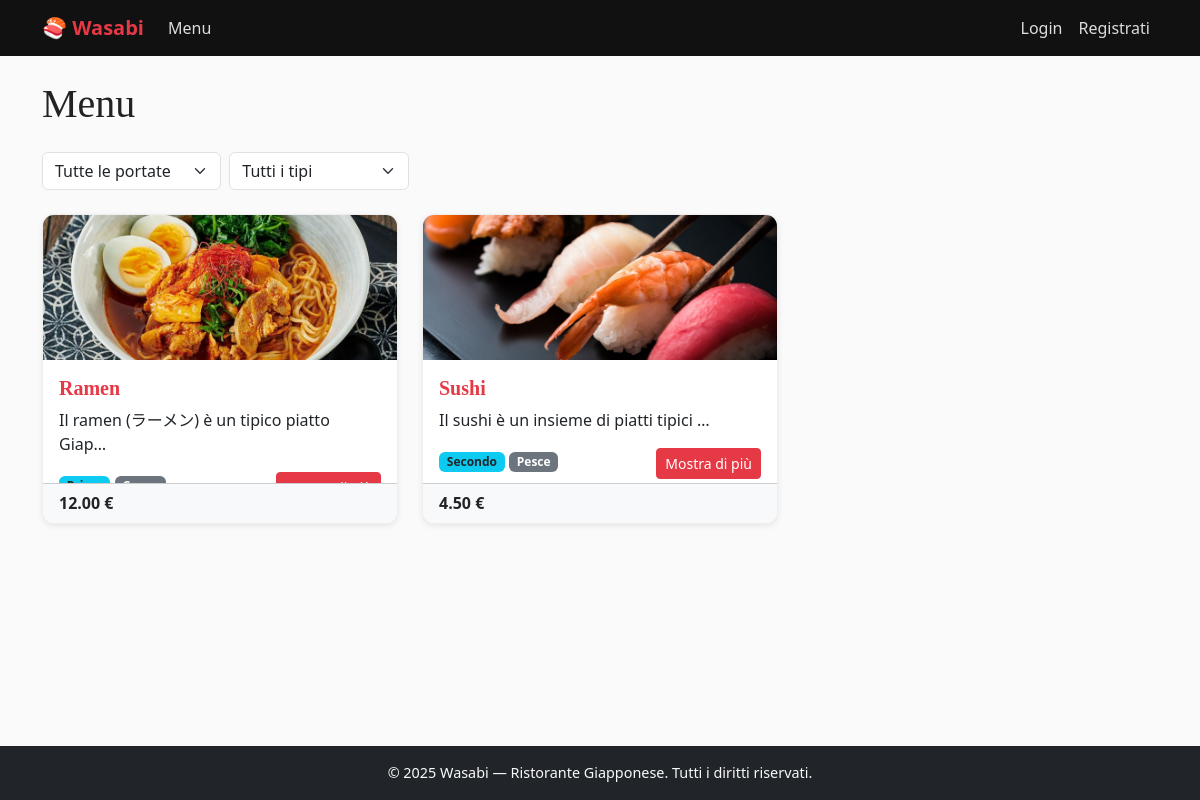
Page /takeaway/piatti/ on the committed database.
### takeaway/models.py (models this page shows, shortened)
class Piatto(models.Model):
    PORTATA_CHOICES = [
        ('antipasto', 'Antipasto'),
        ('primo', 'Primo'),
        ('secondo', 'Secondo'),
        ('dessert', 'Dessert'),
    ]
    INGREDIENTI_CHOICES = [
        ('carne', 'Carne'),
        ('pesce', 'Pesce'),
        ('vegano', 'Vegano'),
        ('vegetariano', 'Vegetariano'),
    ]
    nome = models.CharField(max_length=100)
    descrizione = models.TextField()
    prezzo = models.DecimalField(max_digits=6, decimal_places=2)
    portata = models.CharField(max_length=20, choices=PORTATA_CHOICES, default='primo')
    ingredienti = models.CharField(max_length=20, choices=INGREDIENTI_CHOICES, default='carne')
    foto = models.ImageField(upload_to='piatti/', blank=True, null=True)
    class Meta:
        verbose_name_plural = "Piatti"
    @property
    def portata_ordine(self):
        return ORDINE_PORTATA[self.portata]

### takeaway/views.py (the view)
# urls.py: path("piatti/", PiattoListView.as_view(), name="piatti"),
class PiattoListView(ListView):
    model = Piatto
    template_name = "takeaway/piatto/piatto_list.html"
    def get_queryset(self):
        queryset = Piatto.objects.all()
        portata = self.request.GET.get('portata')
        ingrediente = self.request.GET.get('ingrediente')
        if portata and portata != 'tutti':
            queryset = queryset.filter(portata=portata)
        if ingrediente and ingrediente != 'tutti':
            queryset = queryset.filter(ingredienti=ingrediente)
        return sorted(queryset, key=lambda p: p.portata_ordine)
    def get_context_data(self, **kwargs):
        context = super().get_context_data(**kwargs)
        context['portata_selezionata'] = self.request.GET.get('portata', 'tutti')
        context['ingrediente_selezionato'] = self.request.GET.get('ingrediente', 'tutti')
        return context

### takeaway/templates/takeaway/piatto/piatto_list.html (shortened to what this page needs)
{% extends "base.html" %}
{% load static %}
{% block content %}
  <h1 class="mb-4">Menu</h1>
  <form method="get" id="filterForm" class="row g-2 mb-4 align-items-center">
    <div class="col-md-2">
      <select name="portata" class="form-select" onchange="document.getElementById('filterForm').submit()">
        <option value="tutti" {% if portata_selezionata == "tutti" %}selected{% endif %}>Tutte le portate</option>
      </select>
    </div>
    <div class="col-md-2">
      <select name="ingrediente" class="form-select" onchange="document.getElementById('filterForm').submit()">
        <option value="tutti" {% if ingrediente_selezionato == "tutti" %}selected{% endif %}>Tutti i tipi</option>
      </select>
    </div>
  </form>
  {% if object_list %}
    <div class="row row-cols-1 row-cols-md-3 g-4">
      {% for piatto in object_list %}
      <div class="col">
        <div class="card h-10">
          {% if piatto.foto %}
            <img src="{{ piatto.foto.url }}" class="card-img-top" alt="{{ piatto.nome }}">
          {% else %}
            <img src="{% static 'imgs/noimage.jpg' %}" class="card-img-top" alt="Nessuna immagine">
          {% endif %}
          <div class="card-body">
            <h5 class="card-title">{{ piatto.nome }}</h5>
            <p class="card-text">{{ piatto.descrizione|truncatechars:40 }}</p>
            <p>
              <span class="badge bg-info text-dark">{{ piatto.get_portata_display }}</span>
              <span class="badge bg-secondary">{{ piatto.get_ingredienti_display }}</span>
              <a href="{% url 'takeaway:piatto' piatto.pk %}" class="btn btn-sm btn-success float-end">Mostra di più</a>
            </p>
          </div>
          <div class="card-footer d-flex justify-content-between align-items-center">
            <span class="fw-bold">{{ piatto.prezzo }} &euro;</span>
          </div>
        </div>
      </div>
      {% endfor %}
    </div>
  {% else %}
    <p>Nessun piatto disponibile al momento. Torna più tardi!</p>
  {% endif %}
{% endblock %}

### static/css/style.css (style rules this page uses)
body { font-family: 'Segoe UI', Tahoma, Geneva, Verdana, sans-serif; background-color: #fafafa; color: #333; }
h1, h2, h3, h4, h5 { font-family: 'Georgia', serif; color: #222; }
.card { border: 1px solid #eee; border-radius: 12px; overflow: hidden; box-shadow: 0 2px 6px rgba(0,0,0,0.08); transition: transform 0.2s ease, box-shadow 0.2s ease; height: 310px; }
.card-title { color: #e63946; font-weight: bold; }
.card-img-top { width: 100%; height: 47%; object-fit: cover; }
.card-body { height: 40%; }
.card-footer { background-color: #f8f9fa; height: 13%; }
.btn-success { background-color: #e63946; border-color: #e63946; }

### rows in the picture
Piatto: foto (picture), nome "Ramen", descrizione "Il ramen (ラーメン) è un tipico piatto Giap…", prezzo "12.00"
Piatto: foto (picture), nome "Sushi", descrizione "Il sushi è un insieme di piatti tipici …", portata "Secondo", ingredienti "Pesce", prezzo "4.50"
